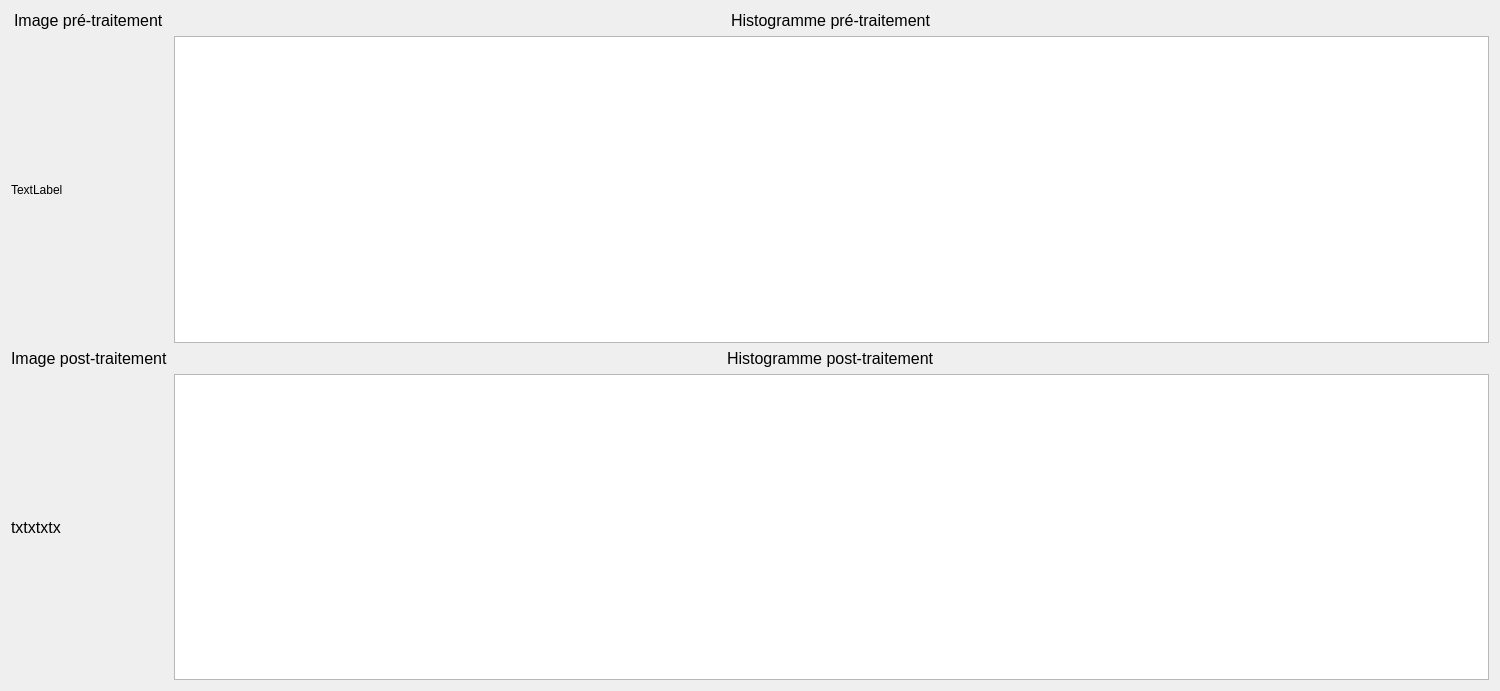
<?xml version="1.0" encoding="UTF-8"?>
<ui version="4.0">
 <class>histogramme</class>
 <widget class="QDialog" name="histogramme">
  <property name="geometry">
   <rect>
    <x>0</x>
    <y>0</y>
    <width>1500</width>
    <height>691</height>
   </rect>
  </property>
  <property name="windowTitle">
   <string>Histogramme</string>
  </property>
  <property name="windowIcon">
   <iconset>
    <normaloff>UniversImple.png</normaloff>UniversImple.png</iconset>
  </property>
  <layout class="QGridLayout" name="gridLayout_2">
   <item row="0" column="0">
    <layout class="QGridLayout" name="gridLayout_3">
     <item row="0" column="0" alignment="Qt::AlignHCenter|Qt::AlignVCenter">
      <widget class="QLabel" name="label_2">
       <property name="font">
        <font>
         <pointsize>12</pointsize>
        </font>
       </property>
       <property name="text">
        <string>Image pré-traitement</string>
       </property>
      </widget>
     </item>
     <item row="3" column="0">
      <widget class="QLabel" name="LBLpost">
       <property name="minimumSize">
        <size>
         <width>1</width>
         <height>1</height>
        </size>
       </property>
       <property name="font">
        <font>
         <pointsize>12</pointsize>
        </font>
       </property>
       <property name="text">
        <string>txtxtxtx</string>
       </property>
      </widget>
     </item>
     <item row="1" column="1">
      <widget class="QGraphicsView" name="pre">
       <property name="minimumSize">
        <size>
         <width>0</width>
         <height>0</height>
        </size>
       </property>
       <property name="sizeIncrement">
        <size>
         <width>0</width>
         <height>0</height>
        </size>
       </property>
       <property name="baseSize">
        <size>
         <width>0</width>
         <height>0</height>
        </size>
       </property>
       <property name="interactive">
        <bool>true</bool>
       </property>
      </widget>
     </item>
     <item row="0" column="1" alignment="Qt::AlignHCenter|Qt::AlignVCenter">
      <widget class="QLabel" name="label">
       <property name="font">
        <font>
         <pointsize>12</pointsize>
        </font>
       </property>
       <property name="text">
        <string>Histogramme pré-traitement</string>
       </property>
      </widget>
     </item>
     <item row="1" column="0">
      <widget class="QLabel" name="LBLpre">
       <property name="minimumSize">
        <size>
         <width>1</width>
         <height>1</height>
        </size>
       </property>
       <property name="text">
        <string>TextLabel</string>
       </property>
      </widget>
     </item>
     <item row="3" column="1">
      <widget class="QGraphicsView" name="post"/>
     </item>
     <item row="2" column="0" alignment="Qt::AlignHCenter|Qt::AlignVCenter">
      <widget class="QLabel" name="label_3">
       <property name="font">
        <font>
         <pointsize>12</pointsize>
        </font>
       </property>
       <property name="text">
        <string>Image post-traitement</string>
       </property>
      </widget>
     </item>
     <item row="2" column="1" alignment="Qt::AlignHCenter|Qt::AlignVCenter">
      <widget class="QLabel" name="label_4">
       <property name="font">
        <font>
         <pointsize>12</pointsize>
        </font>
       </property>
       <property name="text">
        <string>Histogramme post-traitement</string>
       </property>
      </widget>
     </item>
    </layout>
   </item>
  </layout>
 </widget>
 <resources/>
 <connections/>
</ui>
